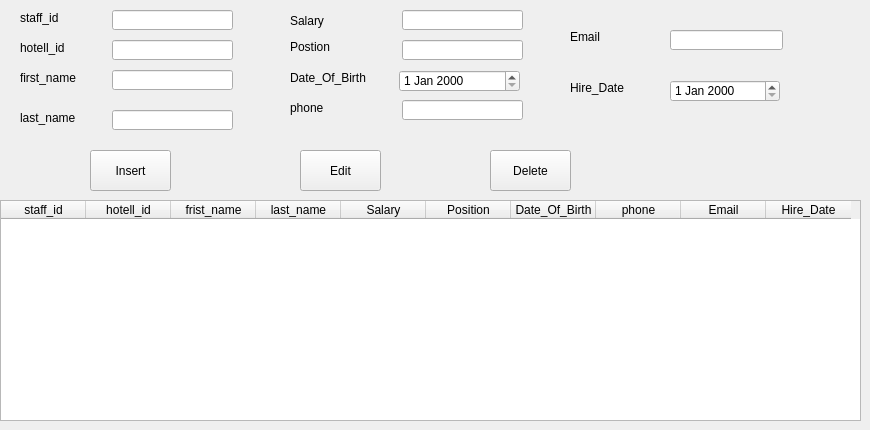
            <widget class="QWidget" name="page_5">
             <widget class="QTableWidget" name="tableStaff">
              <property name="geometry">
               <rect>
                <x>0</x>
                <y>200</y>
                <width>861</width>
                <height>221</height>
               </rect>
              </property>
              <property name="styleSheet">
               <string notr="true"/>
              </property>
              <property name="gridStyle">
               <enum>Qt::SolidLine</enum>
              </property>
              <attribute name="horizontalHeaderDefaultSectionSize">
               <number>85</number>
              </attribute>
              <column>
               <property name="text">
                <string>staff_id</string>
               </property>
              </column>
              <column>
               <property name="text">
                <string>hotell_id</string>
               </property>
              </column>
              <column>
               <property name="text">
                <string>frist_name</string>
               </property>
              </column>
              <column>
               <property name="text">
                <string>last_name</string>
               </property>
              </column>
              <column>
               <property name="text">
                <string>Salary</string>
               </property>
              </column>
              <column>
               <property name="text">
                <string>Position</string>
               </property>
              </column>
              <column>
               <property name="text">
                <string>Date_Of_Birth</string>
               </property>
              </column>
              <column>
               <property name="text">
                <string>phone</string>
               </property>
              </column>
              <column>
               <property name="text">
                <string>Email</string>
               </property>
              </column>
              <column>
               <property name="text">
                <string>Hire_Date</string>
               </property>
              </column>
             </widget>
             <widget class="QPushButton" name="insert_button_staff">
              <property name="geometry">
               <rect>
                <x>90</x>
                <y>150</y>
                <width>81</width>
                <height>41</height>
               </rect>
              </property>
              <property name="text">
               <string>Insert</string>
              </property>
             </widget>
             <widget class="QPushButton" name="edit_button_staff">
              <property name="geometry">
               <rect>
                <x>300</x>
                <y>150</y>
                <width>81</width>
                <height>41</height>
               </rect>
              </property>
              <property name="text">
               <string>Edit</string>
              </property>
             </widget>
             <widget class="QPushButton" name="delete_button_staff">
              <property name="geometry">
               <rect>
                <x>490</x>
                <y>150</y>
                <width>81</width>
                <height>41</height>
               </rect>
              </property>
              <property name="text">
               <string>Delete</string>
              </property>
             </widget>
             <widget class="QLabel" name="label_staff_id">
              <property name="geometry">
               <rect>
                <x>20</x>
                <y>10</y>
                <width>51</width>
                <height>16</height>
               </rect>
              </property>
              <property name="text">
               <string>staff_id</string>
              </property>
             </widget>
             <widget class="QLabel" name="label_staff_hotel_id">
              <property name="geometry">
               <rect>
                <x>20</x>
                <y>40</y>
                <width>71</width>
                <height>16</height>
               </rect>
              </property>
              <property name="text">
               <string>hotell_id</string>
              </property>
             </widget>
             <widget class="QLabel" name="label_staff_firstname">
              <property name="geometry">
               <rect>
                <x>20</x>
                <y>70</y>
                <width>81</width>
                <height>16</height>
               </rect>
              </property>
              <property name="text">
               <string>first_name</string>
              </property>
             </widget>
             <widget class="QLabel" name="label_staff_lastname">
              <property name="geometry">
               <rect>
                <x>20</x>
                <y>110</y>
                <width>81</width>
                <height>16</height>
               </rect>
              </property>
              <property name="text">
               <string>last_name</string>
              </property>
             </widget>
             <widget class="QLabel" name="label_salary">
              <property name="geometry">
               <rect>
                <x>290</x>
                <y>10</y>
                <width>61</width>
                <height>21</height>
               </rect>
              </property>
              <property name="text">
               <string>Salary</string>
              </property>
             </widget>
             <widget class="QLabel" name="label_postion">
              <property name="geometry">
               <rect>
                <x>290</x>
                <y>40</y>
                <width>47</width>
                <height>14</height>
               </rect>
              </property>
              <property name="text">
               <string>Postion</string>
              </property>
             </widget>
             <widget class="QLabel" name="label_staff_birthdate">
              <property name="geometry">
               <rect>
                <x>290</x>
                <y>70</y>
                <width>101</width>
                <height>16</height>
               </rect>
              </property>
              <property name="text">
               <string>Date_Of_Birth</string>
              </property>
             </widget>
             <widget class="QLabel" name="label_staff_phone">
              <property name="geometry">
               <rect>
                <x>290</x>
                <y>100</y>
                <width>51</width>
                <height>16</height>
               </rect>
              </property>
              <property name="text">
               <string>phone</string>
              </property>
             </widget>
             <widget class="QLabel" name="label_staff_email">
              <property name="geometry">
               <rect>
                <x>570</x>
                <y>30</y>
                <width>47</width>
                <height>14</height>
               </rect>
              </property>
              <property name="text">
               <string>Email</string>
              </property>
             </widget>
             <widget class="QLabel" name="label_staff_hiredate">
              <property name="geometry">
               <rect>
                <x>570</x>
                <y>80</y>
                <width>81</width>
                <height>16</height>
               </rect>
              </property>
              <property name="text">
               <string>Hire_Date</string>
              </property>
             </widget>
             <widget class="QLineEdit" name="lineEdit_staff_id">
              <property name="geometry">
               <rect>
                <x>112</x>
                <y>10</y>
                <width>121</width>
                <height>20</height>
               </rect>
              </property>
             </widget>
             <widget class="QLineEdit" name="lineEdit_staff_hotel_id">
              <property name="geometry">
               <rect>
                <x>112</x>
                <y>40</y>
                <width>121</width>
                <height>20</height>
               </rect>
              </property>
             </widget>
             <widget class="QLineEdit" name="lineEdit_staff_firstname">
              <property name="geometry">
               <rect>
                <x>112</x>
                <y>70</y>
                <width>121</width>
                <height>20</height>
               </rect>
              </property>
             </widget>
             <widget class="QLineEdit" name="lineEdit_staff_lastname">
              <property name="geometry">
               <rect>
                <x>112</x>
                <y>110</y>
                <width>121</width>
                <height>20</height>
               </rect>
              </property>
             </widget>
             <widget class="QLineEdit" name="lineEdit_salary">
              <property name="geometry">
               <rect>
                <x>402</x>
                <y>10</y>
                <width>121</width>
                <height>20</height>
               </rect>
              </property>
             </widget>
             <widget class="QLineEdit" name="lineEdit_postion">
              <property name="geometry">
               <rect>
                <x>402</x>
                <y>40</y>
                <width>121</width>
                <height>20</height>
               </rect>
              </property>
             </widget>
             <widget class="QDateEdit" name="dateEdit_staff_birthdate">
              <property name="geometry">
               <rect>
                <x>399</x>
                <y>70</y>
                <width>121</width>
                <height>22</height>
               </rect>
              </property>
             </widget>
             <widget class="QLineEdit" name="lineEdit_staff_phone">
              <property name="geometry">
               <rect>
                <x>402</x>
                <y>100</y>
                <width>121</width>
                <height>20</height>
               </rect>
              </property>
             </widget>
             <widget class="QLineEdit" name="lineEdit_staff_email">
              <property name="geometry">
               <rect>
                <x>670</x>
                <y>30</y>
                <width>113</width>
                <height>20</height>
               </rect>
              </property>
             </widget>
             <widget class="QDateEdit" name="dateEdit_staff_hiredate">
              <property name="geometry">
               <rect>
                <x>670</x>
                <y>80</y>
                <width>110</width>
                <height>22</height>
               </rect>
              </property>
             </widget>
            </widget>
